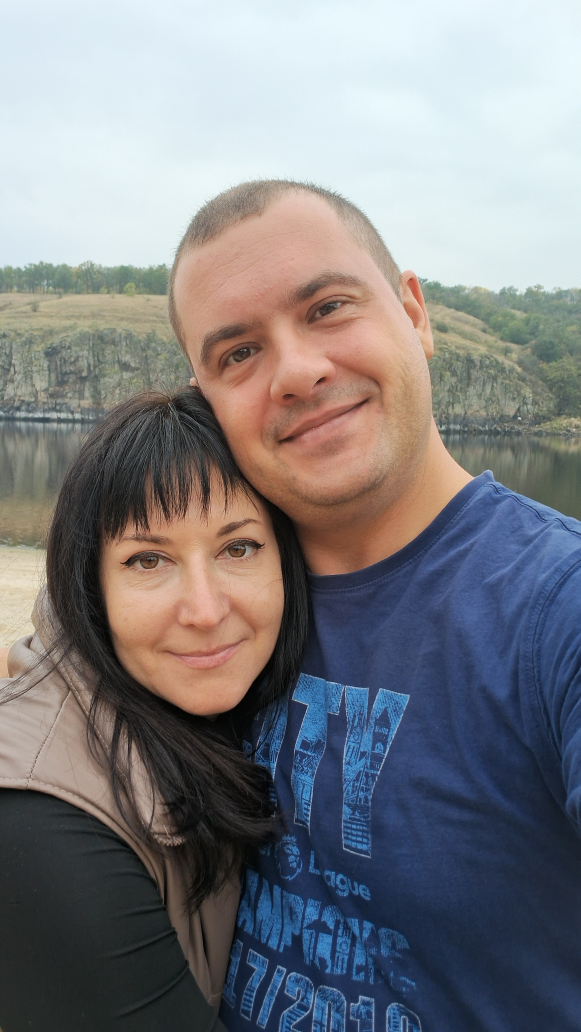
#> input picture imgs/2.jpg, 2322 x 4128 px (shown at 1/4 size)
$ python -i photo_assessment.py   (imports and definitions only)   (older library calls are emulated)
#> lines starting #> are read from the running program, lines starting #| are printed output that depends on the picture; after the words box and inside, x2 and y2 are one past the last pixel; in counts of white or black regions, pixels touching at a corner belong together
"""Оцінка придатності фото до обробки (розділи 5.3--5.4 ТЗ). Лише класичні методи: градієнти, гістограми, оцінка шуму.

Усі пороги --- стартові гіпотези, які треба уточнити на контрольному наборі фото (розділ 21.1 ТЗ); жодне попередження
не блокує роботу: рішення про прийняття замовлення лишається за оператором (розділ 5.4 ТЗ)."""
from __future__ import annotations

import cv2
import numpy as np

NORM_SIDE = 1000          # довша сторона копії, на якій рахуються показники (щоб пороги не залежали від розміру фото)

# пороги (гіпотези)
BLUR_VERY = 4.2           # відносна різкість (_sharpness): нижче --- сильне розмиття
BLUR_SOFT = 6.0
NOISE_SIGMA_WARN = 5.0    # σ шуму в одиницях яскравості 0..255 на копії NORM_SIDE
NOISE_SIGMA_STRONG = 9.0
DARK_MEDIAN_L = 28.0      # медіана L* (0..100)
BRIGHT_MEDIAN_L = 82.0
CLIP_DARK_SHARE = 0.55    # частка майже чорних пікселів
CLIP_BRIGHT_SHARE = 0.25  # частка майже білих пікселів
LOW_CONTRAST_RANGE = 38.0 # p95 - p5 по L*
EST_REGIONS_FACTOR = 0.28 # калібровано на 5 фото в режимі «Збалансований» (груба оцінка: реальні значення в межах ~2 разів)
DETAIL_RISK_MEDIUM, DETAIL_RISK_HIGH = 50.0, 90.0


def _norm_gray(bgr: np.ndarray) -> np.ndarray:
    h, w = bgr.shape[:2]
    s = NORM_SIDE / max(h, w)
    if s < 1.0:
        bgr = cv2.resize(bgr, (max(int(w * s), 8), max(int(h * s), 8)), interpolation=cv2.INTER_AREA)
    return cv2.cvtColor(bgr, cv2.COLOR_BGR2GRAY)


def _noise_sigma(g: np.ndarray) -> float:
    """Оцінка σ шуму за Іммеркером (швидка згортка, нечутлива до плавних структур)."""
    k = np.array([[1, -2, 1], [-2, 4, -2], [1, -2, 1]], np.float32)
    r = np.abs(cv2.filter2D(g.astype(np.float32), -1, k, borderType=cv2.BORDER_REFLECT))[1:-1, 1:-1]
    return float(np.sqrt(np.pi / 2.0) * r.mean() / 6.0)


def _sharpness(g: np.ndarray, sigma_noise: float) -> float:
    """Ефективна різкість: 95-й перцентиль модуля градієнта Собеля на згладженій копії мінус внесок шуму.
    Не залежить від кількості текстури так сильно, як дисперсія Лапласіана; для розмитого фото падає."""
    sm = cv2.GaussianBlur(g.astype(np.float32), (0, 0), 1.0)
    gx, gy = cv2.Sobel(sm, cv2.CV_32F, 1, 0, ksize=3), cv2.Sobel(sm, cv2.CV_32F, 0, 1, ksize=3)
    mag = np.hypot(gx, gy)
    # відносна різкість: найкрутіший край (99-й перцентиль градієнта) відносно загального діапазону яскравості кадру,
    # тож темне чи низькоконтрастне фото саме по собі не вважається розмитим
    rng = float(np.percentile(g, 95) - np.percentile(g, 5))
    return float(np.percentile(mag, 99.0) / max(rng, 20.0) * 10.0)


def assess_photo(bgr: np.ndarray, canvas_mm: tuple[float, float] | None = None, min_width_mm: float = 2.0,
                 min_area_mm2: float = 12.0) -> tuple[dict, list[dict]]:
    """Повертає (показники, попередження). bgr --- робоча копія фото (uint8)."""
    g = _norm_gray(bgr)
    lab = cv2.cvtColor(cv2.resize(bgr, (g.shape[1], g.shape[0]), interpolation=cv2.INTER_AREA).astype(np.float32) / 255.0,
                       cv2.COLOR_BGR2Lab)
    L = lab[..., 0]
    sigma = _noise_sigma(g)
    sharp = _sharpness(g, sigma)
    med = float(np.median(L))
    p5, p95 = (float(v) for v in np.percentile(L, [5, 95]))
    dark_share = float((g < 16).mean())
    bright_share = float((g > 245).mean())
    # деталі: частка пікселів із сильним краєм; складність сцени: краї + різноманіття кольорів
    sm = cv2.GaussianBlur(g, (0, 0), 1.2)
    edges = cv2.Canny(sm, 40, 110)
    edge_density = float((edges > 0).mean())
    q = (lab[..., 1:] / 8.0).astype(np.int32)
    hist = np.bincount(((q[..., 0] + 16) * 40 + (q[..., 1] + 16)).ravel().clip(0, 4095), minlength=4096).astype(np.float64)
    pr = hist[hist > 0] / hist.sum()
    chroma_entropy = float(-(pr * np.log2(pr)).sum())
    complexity = float(np.clip(edge_density / 0.12, 0.0, 1.0) * 0.7 + np.clip(chroma_entropy / 7.0, 0.0, 1.0) * 0.3)
    metrics = {
        "sharpness": round(sharp, 2), "noise_sigma": round(sigma, 2), "median_L": round(med, 1),
        "contrast_range_L": round(p95 - p5, 1), "dark_share": round(dark_share, 3), "bright_share": round(bright_share, 3),
        "edge_density": round(edge_density, 4), "scene_complexity": round(complexity, 2),
    }
    if canvas_mm:
        # орієнтовна кількість ділянок на 100 см²: довжина країв / (4 x мін. ширина), на норму 0.5 ділянки на мм² краю
        area_cm2 = canvas_mm[0] * canvas_mm[1] / 100.0
        scale = max(canvas_mm) / max(g.shape)                           # мм на піксель копії
        edge_len_mm = float((edges > 0).sum()) * scale
        est_regions = edge_len_mm / max(4.0 * min_width_mm, 1e-3) * EST_REGIONS_FACTOR
        metrics["est_regions_per_100cm2"] = round(est_regions / max(area_cm2, 1e-3) * 100.0, 1)
    diff = "low" if complexity < 0.35 else "medium" if complexity < 0.6 else "high"
    metrics["painting_difficulty"] = diff
    risk = "low"
    if canvas_mm and metrics["est_regions_per_100cm2"] > DETAIL_RISK_HIGH:
        risk = "high"
    elif canvas_mm and metrics["est_regions_per_100cm2"] > DETAIL_RISK_MEDIUM:
        risk = "medium"
    metrics["detail_loss_risk"] = risk

    w: list[dict] = []

    def add(code, sev, msg, rec):
        w.append({"code": code, "severity": sev, "message": msg, "recommendation": rec})

    if sharp < BLUR_VERY:
        add("IMG_BLUR", "warning", "Фото сильно розмите: дрібні деталі (очі, вії, текстури) не відновляться.",
            "Попросіть у замовника різкіше фото, інакше обличчя й дрібні деталі вийдуть спрощеними.")
    elif sharp < BLUR_SOFT:
        add("IMG_BLUR", "info", "Фото трохи нечітке: найдрібніші деталі можуть втратитися.",
            "Для портрета краще різкіше фото; перевірте очі й губи в результаті.")
    if sigma > NOISE_SIGMA_STRONG:
        add("IMG_NOISY", "warning", "Фото має сильний шум: контури стануть рваними.",
            "Візьміть фото з кращим освітленням; зменшіть деталізацію або позначте зони пріоритету.")
    elif sigma > NOISE_SIGMA_WARN:
        add("IMG_NOISY", "info", "Фото має помітний шум: програма його згладжує, але дрібні деталі можуть постраждати.",
            "Перевірте результат у зонах із дрібними деталями.")
    if med < DARK_MEDIAN_L or dark_share > CLIP_DARK_SHARE:
        add("IMG_DARK", "warning", "Фото занадто темне: у тінях багато деталей зіллються в чорне.",
            "Попросіть світліше фото. Нічого автоматично не підсвічується, щоб не спотворити кольори.")
    if med > BRIGHT_MEDIAN_L or bright_share > CLIP_BRIGHT_SHARE:
        add("IMG_BRIGHT", "warning", "Фото пересвічене: світлі ділянки зіллються в білий.",
            "Попросіть фото з меншою експозицією або перевірте світлі області в результаті.")
    if p95 - p5 < LOW_CONTRAST_RANGE:
        add("IMG_LOW_CONTRAST", "info", "Контраст фото низький: картина вийде «пласкою», а межі між кольорами слабкими.",
            "Збільште кількість кольорів або деталізацію й позначте зони пріоритету.")
    if risk == "high":
        add("IMG_DETAIL_LOSS", "info", "Багато дрібних деталей для цього розміру полотна: частину доведеться спростити.",
            "Збільште полотно, оберіть режим докладніший або позначте зони пріоритету на найважливіших деталях.")
    if diff == "high":
        add("IMG_COMPLEX", "info", "Складна сцена: розфарбовування буде трудомістким.",
            "Попередьте замовника або оберіть простіший режим.")
    return metrics, w

>>> import cv2
>>> picture = cv2.imread('../../imgs/2.jpg')
#> picture is the input picture: shape (4128, 2322, 3); mean B, G, R 130.4, 126.5, 126.5
>>> result = assess_photo(picture)
#> in _norm_gray, `bgr = cv2.resize(bgr, (max(int(w * s), 8), max(int(h * s), 8)), interp..`:
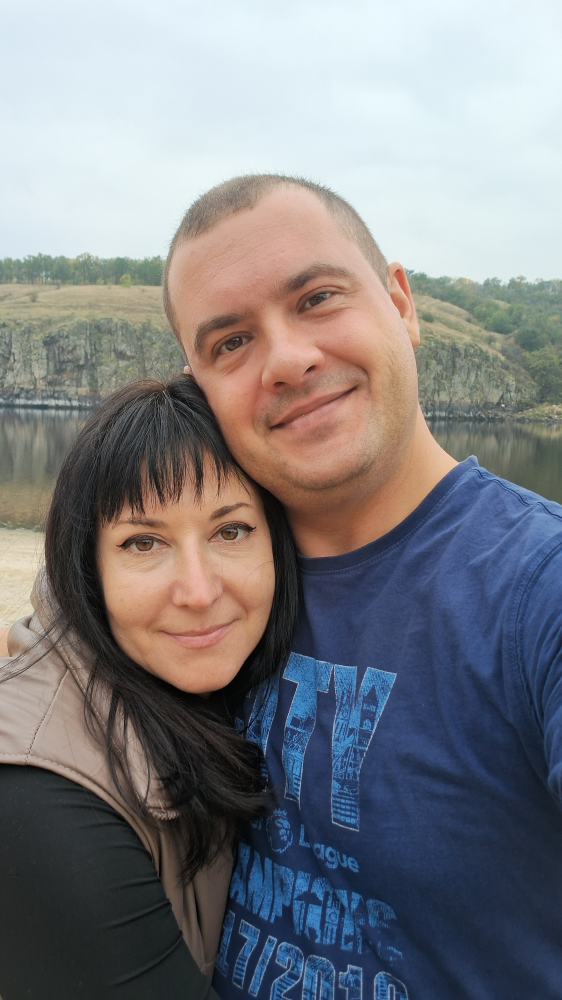
#> bgr: shape (1000, 562, 3); mean of channels 0, 1, 2 130.4, 126.5, 126.5; drawn as B, G, R
#> in _norm_gray, `return cv2.cvtColor(bgr, cv2.COLOR_BGR2GRAY)`:
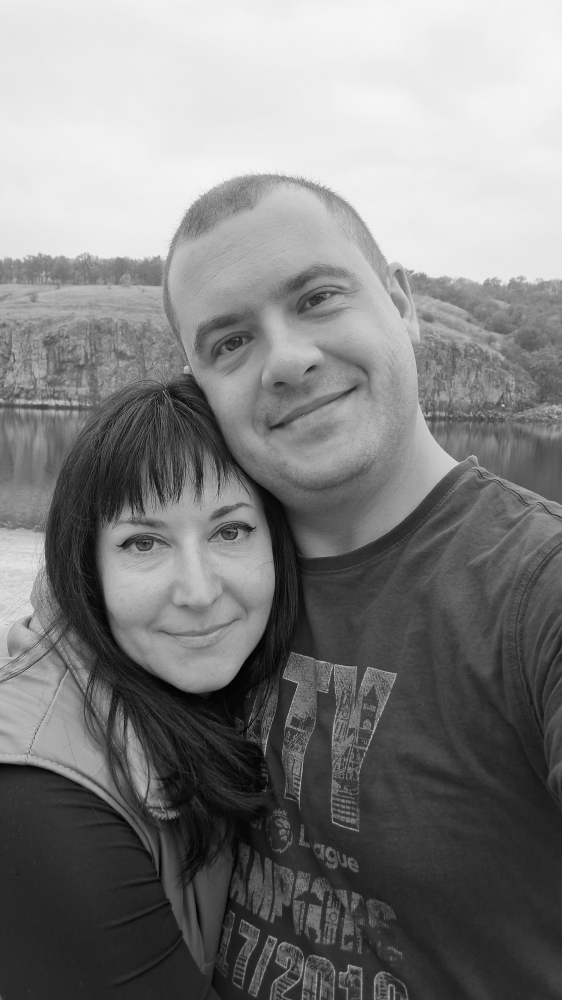
#> returned value: shape (1000, 562); min 2, max 246, mean 127
#> in assess_photo, `lab = cv2.cvtColor(cv2.resize(bgr, (g.shape[1], g.shape[0]), interpola..`: lab: shape (1000, 562, 3) float32; mean of channels 0, 1, 2 51.7, 2.4, -2.1
#> in _noise_sigma, `r = np.abs(cv2.filter2D(g.astype(np.float32), -1, k, borderType=cv2.BO..`:
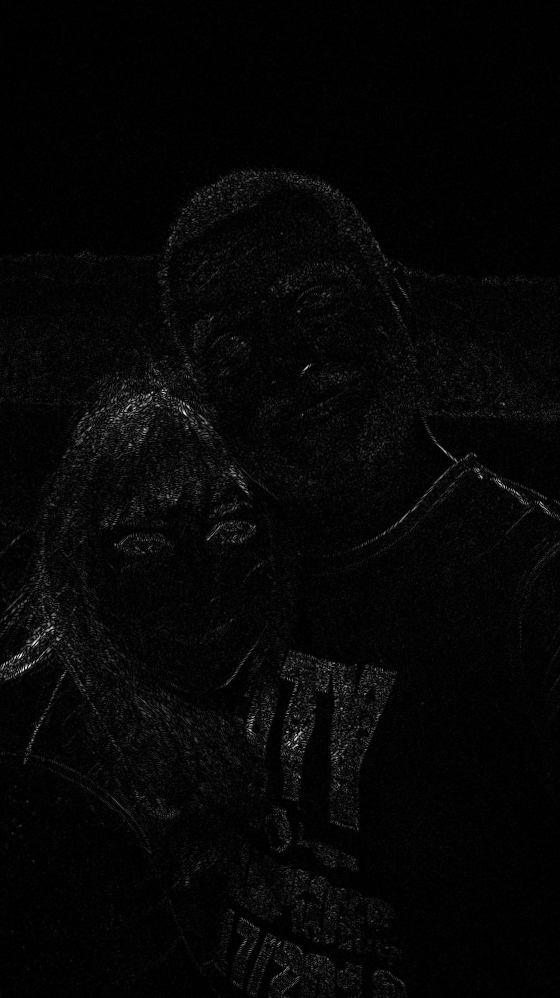
#> r: shape (998, 560) float32; min 0, max 376, mean 9.4; drawn with min black and max white
#> in assess_photo, `sigma = _noise_sigma(g)`: sigma = 1.97
#> in _sharpness, `gx, gy = cv2.Sobel(sm, cv2.CV_32F, 1, 0, ksize=3), cv2.Sobel(sm, cv2.C..`:
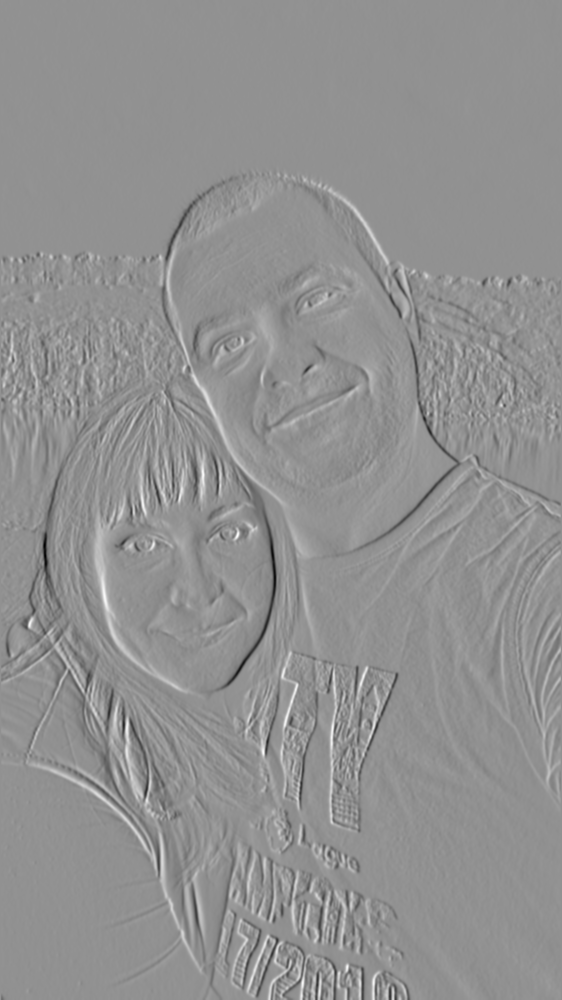
#> gx: shape (1000, 562) float32; min -330.5, max 248.6, mean -0.3; drawn with min black and max white
#> in _sharpness, `gx, gy = cv2.Sobel(sm, cv2.CV_32F, 1, 0, ksize=3), cv2.Sobel(sm, cv2.C..`:
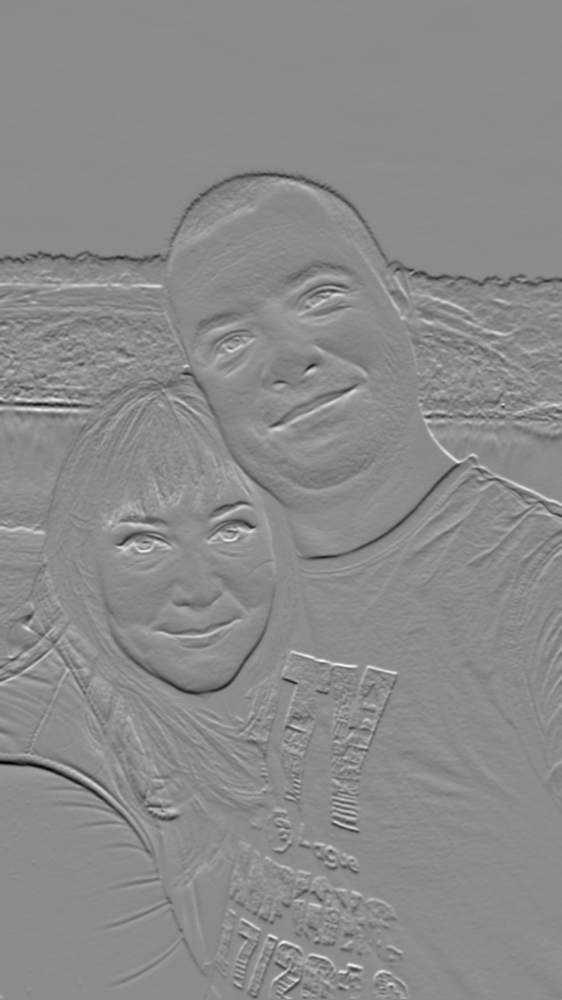
#> gy: shape (1000, 562) float32; min -309.1, max 255.3, mean -1.5; drawn with min black and max white
#> in _sharpness, `mag = np.hypot(gx, gy)`:
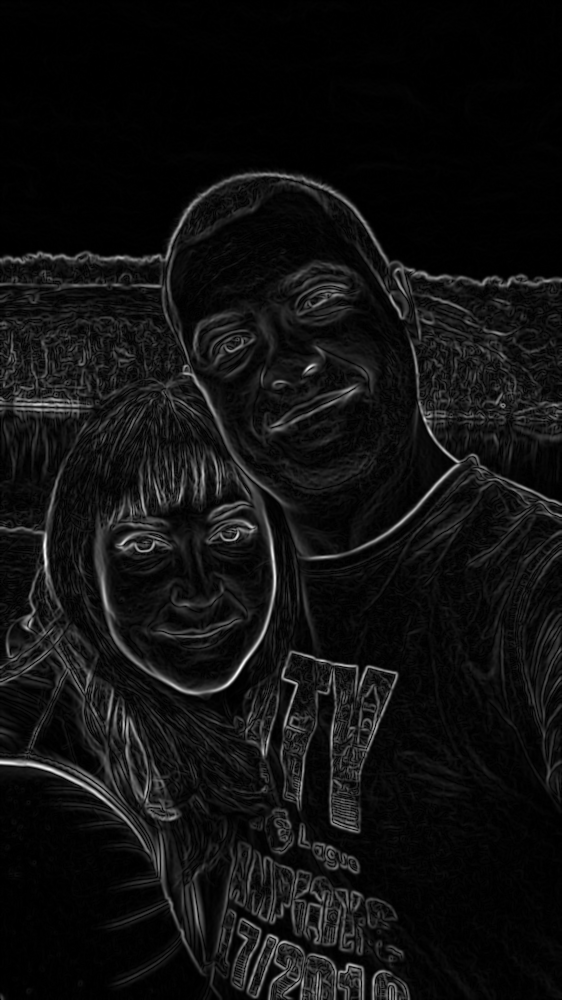
#> mag: shape (1000, 562) float32; min 0, max 330.5, mean 22; drawn with min black and max white
#> in _sharpness, `rng = float(np.percentile(g, 95) - np.percentile(g, 5))`: rng = 208
#> in assess_photo, `sharp = _sharpness(g, sigma)`: sharp = 7.36
#> in assess_photo, `med = float(np.median(L))`: med = 50.13
#> in assess_photo, `p5, p95 = (float(v) for v in np.percentile(L, [5, 95]))`: p5 = 12.24; p95 = 95.04
#> in assess_photo, `dark_share = float((g < 16).mean())`: dark_share = 0.0129
#> in assess_photo, `bright_share = float((g > 245).mean())`: bright_share = 6.05e-05
#> in assess_photo, `edges = cv2.Canny(sm, 40, 110)`:
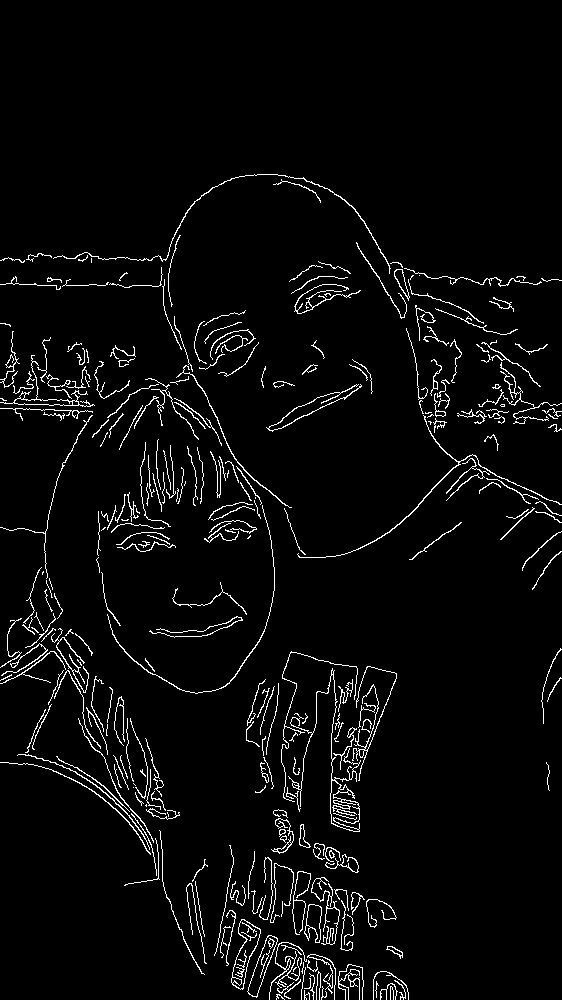
#> edges: shape (1000, 562); 3.8% white in thin lines or dots, all inside (x1, y1, x2, y2) = (0, 174, 562, 1000)
#> in assess_photo, `edge_density = float((edges > 0).mean())`: edge_density = 0.038
#> in assess_photo, `hist = np.bincount(((q[..., 0] + 16) * 40 + (q[..., 1] + 16)).ravel()...`: hist = 4096 values, max 271871 at index 656, min 0 at index 0, mean 137.2
#> in assess_photo, `pr = hist[hist > 0] / hist.sum()`: pr = 32 values, max 0.484 at index 10, min 1.78e-06 at index 0, mean 0.0312
#> in assess_photo, `chroma_entropy = float(-(pr * np.log2(pr)).sum())`: chroma_entropy = 2.74
#> in assess_photo, `complexity = float(np.clip(edge_density / 0.12, 0.0, 1.0) * 0.7 + np.c..`: complexity = 0.339
#> in assess_photo, `metrics = { "sharpness": round(sharp, 2), "noise_sigma": round(sigma, ..`: metrics = {'sharpness': 7.36, 'noise_sigma': 1.97, 'median_L': 50.1, 'contrast_range_L': 82.8, 'dark_share': 0.013, 'bright_share': 0, 'edge_density': 0.038, 'scene_complexity': 0.34}
#> in assess_photo, `diff = "low" if complexity < 0.35 else "medium" if complexity < 0.6 el..`: diff = 'low'
